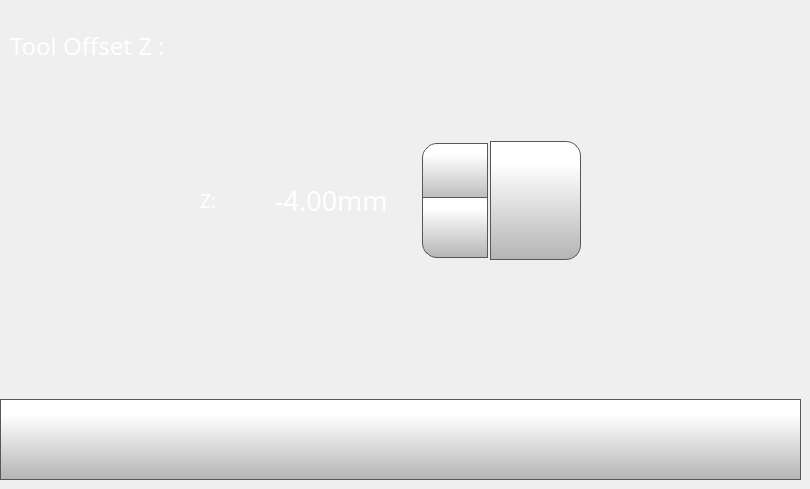
    <widget class="QWidget" name="toolOffsetZpage">
     <widget class="QPushButton" name="toolOffsetZSetButton">
      <property name="geometry">
       <rect>
        <x>490</x>
        <y>141</y>
        <width>91</width>
        <height>119</height>
       </rect>
      </property>
      <property name="font">
       <font>
        <family>Gotham</family>
        <pointsize>13</pointsize>
       </font>
      </property>
      <property name="styleSheet">
       <string notr="true">QPushButton {
     border: 1px solid rgb(87, 87, 87);
	background-color: qlineargradient(spread:pad, x1:0, y1:1, x2:0, y2:0.188, stop:0 rgba(180, 180, 180, 255), stop:1 rgba(255, 255, 255, 255));
border-top-right-radius: 15px;
border-bottom-right-radius: 15px;

}

QPushButton:pressed {
    background-color: qlineargradient(x1: 0, y1: 0, x2: 0, y2: 1,
                                      stop: 0 #dadbde, stop: 1 #f6f7fa);
}

QPushButton:flat {
    border: none; /* no border for a flat push button */
}

QPushButton:default {
    border-color: navy; /* make the default button prominent */
}
QPushButton:focus {
	outline: none;
}</string>
      </property>
      <property name="text">
       <string/>
      </property>
      <property name="icon">
       <iconset>
        <normaloff>templates/img/verification-mark.png</normaloff>templates/img/verification-mark.png</iconset>
      </property>
      <property name="iconSize">
       <size>
        <width>50</width>
        <height>50</height>
       </size>
      </property>
     </widget>
     <widget class="QDoubleSpinBox" name="toolOffsetZDoubleSpinBox">
      <property name="geometry">
       <rect>
        <x>270</x>
        <y>140</y>
        <width>221</width>
        <height>121</height>
       </rect>
      </property>
      <property name="font">
       <font>
        <family>Gotham</family>
        <pointsize>20</pointsize>
       </font>
      </property>
      <property name="styleSheet">
       <string notr="true">QDoubleSpinBox {
    padding-right: 5px; /* make room for the arrows */
	color: rgb(255, 255, 255);
	background-color: rgba(255, 255, 255, 0);
   
}
QDoubleSpinBox ::text:selected {
	background-color: rgb(255, 146, 57);
   
}
QDoubleSpinBox::up-button {
     border: 1px solid rgb(87, 87, 87);

border-top-left-radius: 15px;
	background-color: qlineargradient(spread:pad, x1:0, y1:1, x2:0, y2:0.188, stop:0 rgba(180, 180, 180, 255), stop:1 rgba(255, 255, 255, 255));
    width: 60px;
     height: 55px;
    padding: 2px;
}

QDoubleSpinBox::up-arrow { 
image: url(./templates/img/arrows.png);
    width: 40px;
     height: 40px;
padding: 5px;
}



QDoubleSpinBox::up-button:pressed {
    background-color: qlineargradient(x1: 0, y1: 0, x2: 0, y2: 1,
                                      stop: 0 #dadbde, stop: 1 #f6f7fa);
}


QDoubleSpinBox::down-button {
     border: 1px solid rgb(87, 87, 87);
border-bottom-left-radius: 15px;
	background-color: qlineargradient(spread:pad, x1:0, y1:1, x2:0, y2:0.188, stop:0 rgba(180, 180, 180, 255), stop:1 rgba(255, 255, 255, 255));
    width: 60px;
     height: 55px;
    padding: 2px;
}

QDoubleSpinBox::down-arrow { 
image: url(./templates/img/arrows-5.png);
    width: 40px;
    height: 40px;
padding: 5px;
}

QDoubleSpinBox::down-button:pressed {
    background-color: qlineargradient(x1: 0, y1: 0, x2: 0, y2: 1,
                                      stop: 0 #dadbde, stop: 1 #f6f7fa);

}

</string>
      </property>
      <property name="frame">
       <bool>false</bool>
      </property>
      <property name="readOnly">
       <bool>false</bool>
      </property>
      <property name="buttonSymbols">
       <enum>QAbstractSpinBox::UpDownArrows</enum>
      </property>
      <property name="accelerated">
       <bool>true</bool>
      </property>
      <property name="suffix">
       <string>mm</string>
      </property>
      <property name="decimals">
       <number>2</number>
      </property>
      <property name="minimum">
       <double>-6.000000000000000</double>
      </property>
      <property name="maximum">
       <double>-2.000000000000000</double>
      </property>
      <property name="singleStep">
       <double>0.050000000000000</double>
      </property>
      <property name="value">
       <double>-4.000000000000000</double>
      </property>
     </widget>
     <widget class="QLabel" name="tollOffsetXLabel_2">
      <property name="geometry">
       <rect>
        <x>200</x>
        <y>190</y>
        <width>70</width>
        <height>21</height>
       </rect>
      </property>
      <property name="font">
       <font>
        <family>Gotham Light</family>
        <pointsize>14</pointsize>
        <weight>50</weight>
        <bold>false</bold>
       </font>
      </property>
      <property name="styleSheet">
       <string notr="true">color: rgb(255, 255, 255);</string>
      </property>
      <property name="text">
       <string>Z:</string>
      </property>
     </widget>
     <widget class="QLabel" name="toolOffsetLabel_2">
      <property name="geometry">
       <rect>
        <x>10</x>
        <y>30</y>
        <width>231</width>
        <height>31</height>
       </rect>
      </property>
      <property name="font">
       <font>
        <family>Gotham</family>
        <pointsize>18</pointsize>
        <weight>50</weight>
        <bold>false</bold>
       </font>
      </property>
      <property name="styleSheet">
       <string notr="true">color: rgb(255, 255, 255);</string>
      </property>
      <property name="text">
       <string>Tool Offset Z :</string>
      </property>
     </widget>
     <widget class="QPushButton" name="toolOffsetZBackButton">
      <property name="geometry">
       <rect>
        <x>0</x>
        <y>399</y>
        <width>801</width>
        <height>81</height>
       </rect>
      </property>
      <property name="minimumSize">
       <size>
        <width>0</width>
        <height>0</height>
       </size>
      </property>
      <property name="font">
       <font>
        <family>Gotham Light</family>
        <pointsize>9</pointsize>
       </font>
      </property>
      <property name="styleSheet">
       <string notr="true">QPushButton {
     border: 1px solid rgb(87, 87, 87);
	background-color: qlineargradient(spread:pad, x1:0, y1:1, x2:0, y2:0.188, stop:0 rgba(180, 180, 180, 255), stop:1 rgba(255, 255, 255, 255));


}

QPushButton:pressed {
    background-color: qlineargradient(x1: 0, y1: 0, x2: 0, y2: 1,
                                      stop: 0 #dadbde, stop: 1 #f6f7fa);
}

QPushButton:flat {
    border: none; /* no border for a flat push button */
}

QPushButton:default {
    border-color: navy; /* make the default button prominent */
}

QPushButton:focus {
	outline: none;
}</string>
      </property>
      <property name="text">
       <string/>
      </property>
      <property name="icon">
       <iconset>
        <normaloff>templates/img/arrows-4.png</normaloff>templates/img/arrows-4.png</iconset>
      </property>
      <property name="iconSize">
       <size>
        <width>50</width>
        <height>50</height>
       </size>
      </property>
      <property name="checkable">
       <bool>false</bool>
      </property>
      <property name="autoDefault">
       <bool>false</bool>
      </property>
      <property name="default">
       <bool>false</bool>
      </property>
      <property name="flat">
       <bool>false</bool>
      </property>
     </widget>
    </widget>
